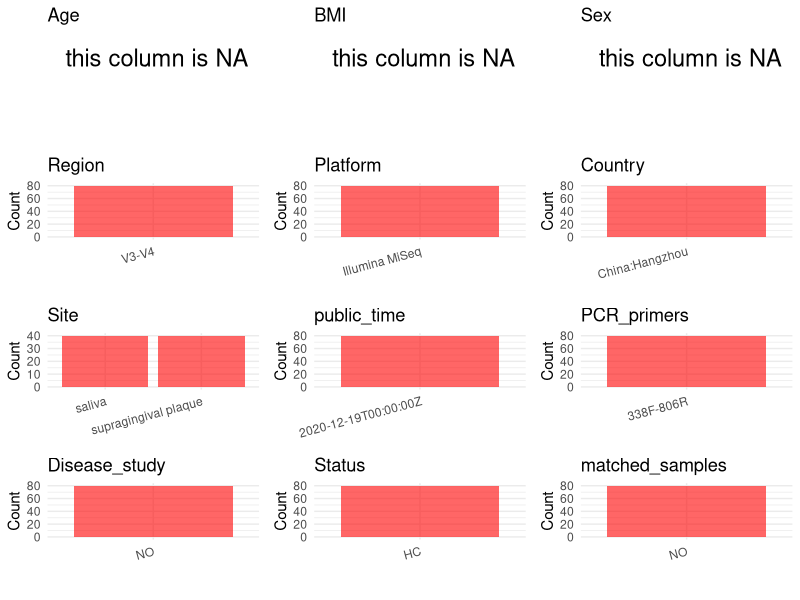

Write the R code that produced this figure. (Note: this script raises an error after producing the figure.)
## ---- chunk 1
# Load necessary libraries
library(dplyr)
library(ggplot2)
library(cowplot)
library(readxl)

# Set working directory (update this path to your local directory)
setwd("/home/dongbiao/word_embedding_microbiome/all_data/oral/global-oral-microbiome/data/projects/PRJNA684772")

# Read the initial metadata files
initial_meta<-read.csv("SraRunTable.csv") 

head(initial_meta)
## ---- chunk 2
# Create a uniform metadata dataframe
metadata <- data.frame(
  BioProject = initial_meta$BioProject,
  Run = initial_meta$Run,
  sample_name = initial_meta$Sample.Name,
  Age = NA,
  BMI = NA,
  Sex=NA,
  Region = "V3-V4",
  Platform = initial_meta$Instrument,
  Country = initial_meta$geo_loc_name,
  Site = initial_meta$env_medium,
  public_time = initial_meta$ReleaseDate,
  stringsAsFactors = FALSE
)
metadata<-unique(metadata)
## ---- chunk 3
# Add information obtained from the publication
metadata$PCR_primers <- "338F-806R"
metadata$title <- "Tooth brushing using toothpaste containing theaflavins reduces the oral pathogenic bacteria in healthy adults"
metadata$Disease_study <- "NO"

# Assign disease status based on sample_name patterns
metadata$Status <- "HC"
metadata$matched_samples <- "NO"
## ---- chunk 4
# Check the number of unique runs and sample names
print(paste("Number of unique runs:", length(unique(metadata$Run))))
print(paste("Number of unique sample names:", length(unique(metadata$sample_name))))
## ---- chunk 5
# Select columns for visualization
plot_data <- metadata %>%
  select(-BioProject, -Run, -sample_name, -title)

# Function to create simple plots for each column
create_simple_plots <- function(data) {
  plots <- list()
  
  for (col in colnames(data)) {
    # Check if the column is all NA
    if (all(is.na(data[[col]]))) {
      # Create an empty plot with text indicating all NA
      p <- ggplot() +
        annotate("text", x = 0.5, y = 0.5, label = "this column is NA", size = 6) +
        labs(title = col) +
        theme_void()
    } else if (is.numeric(data[[col]])) {
      # Numeric variable: histogram
      p <- ggplot(data, aes(x = .data[[col]])) +
        geom_histogram(fill = "blue", alpha = 0.6, bins = 20, na.rm = TRUE) +
        labs(title = col) +
        theme_minimal()
    } else {
      # Categorical variable: bar plot (remove NA values)
      count_data <- as.data.frame(table(data[[col]], useNA = "ifany"))
      p <- ggplot(count_data, aes(x = reorder(Var1, -Freq), y = Freq)) +
        geom_col(fill = "red", alpha = 0.6) +
        labs(title = col, x = NULL, y = "Count") +
        theme_minimal() +
        theme(axis.text.x = element_text(angle = 15, hjust = 1))
    }
    plots[[col]] <- p
  }
  
  return(plots)
}

# Generate and arrange plots
plots <- create_simple_plots(plot_data)
p<-plot_grid(plots$Age, 
          plots$BMI, 
          plots$Sex, 
          plots$Region, 
          plots$Platform, 
          plots$Country, 
          plots$Site,
          plots$public_time, 
          plots$PCR_primers,
          plots$Disease_study,
          plots$Status,
          plots$matched_samples,# add 
          ncol = 3, align = "hv", axis = "lb")
ggsave("Metadata_Summary.png", plot = p, width = 8, height = 6, dpi = 150)
## ---- chunk 6
knitr::include_graphics("Metadata_Summary.png")
## ---- chunk 7
# Reorder columns to match the desired format
metadata <- metadata[, c(
  "BioProject", "Run", "sample_name", "Age", "BMI", "Sex", 
  "Region", "Platform", "Country", "Site", "public_time", 
  "PCR_primers", "title", "Disease_study", "Status","matched_samples"
)]

# Export the uniform metadata to a CSV file
metadata<-unique(metadata)
write.csv(metadata, file = "metadata.csv", quote = FALSE)
head(metadata)
